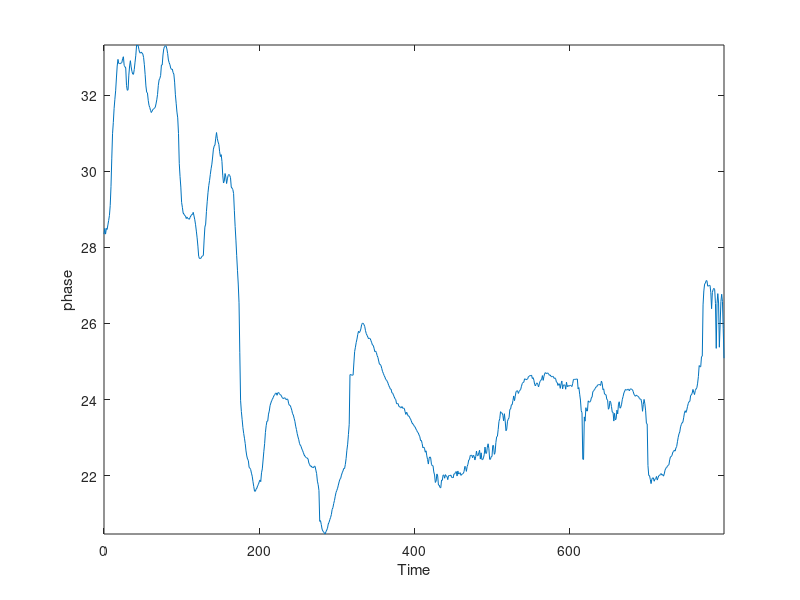
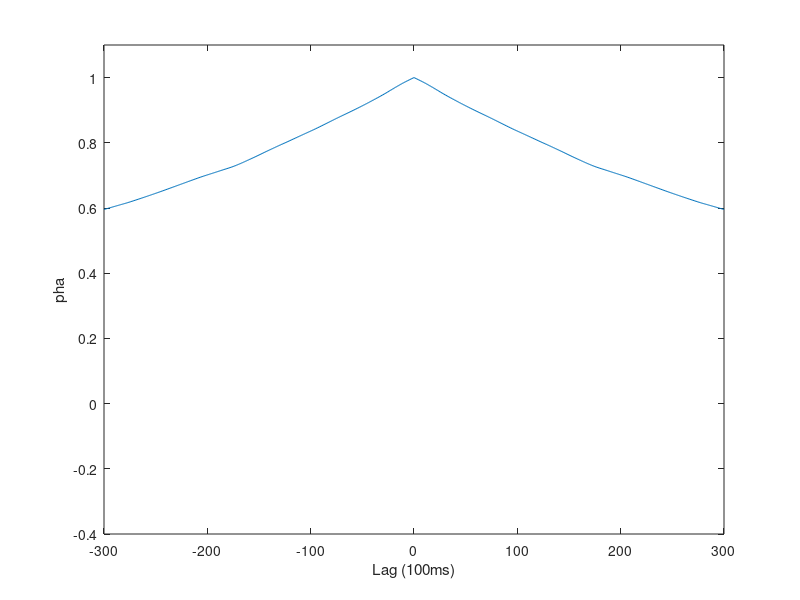

Write the MATLAB code that produced these figures, in order.
clear 
close all
load fill
fs =1;
t = (0:length(avey) - 1)/fs;

plot(t,avey)
%
% d = fdesign.bandpass('Fst1,Fp1,Fp2,Fst2,Ast1,Ap,Ast2',0.17,0.19,0.33,0.35,80,1,80);
% Hd = design(d,'equiripple');
% avey= filter(Hd,avey);
%
xlabel('Time')
ylabel('phase')
axis tight
 [autocor,lags] = xcorr(avey,300,'coeff');
 figure
 plot(lags/fs,autocor)
 xlabel('Lag (100ms)')
ylabel('pha')
 axis([-300 300 -0.4 1.1])